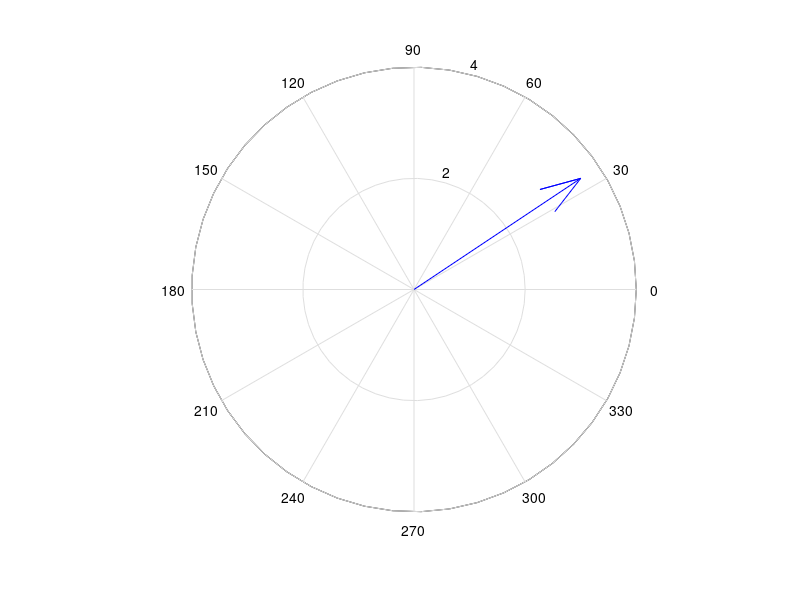

Recreate this plot in MATLAB.
% exercise 1

% find magnitude, angle, imaginary part, conjugate of A
% plot a and b using plot and compass
% a+b, a-b, a/b, a*b, 


a = 3+2i;
b = 4+5i;

absolute = abs(a)
theta = angle(a)
x = real(a)
y = imag(a)
ac = conj(a)

plot(3, 2, "*")
compass(a)

a+b
a-b
a/b
a*b
a^2
